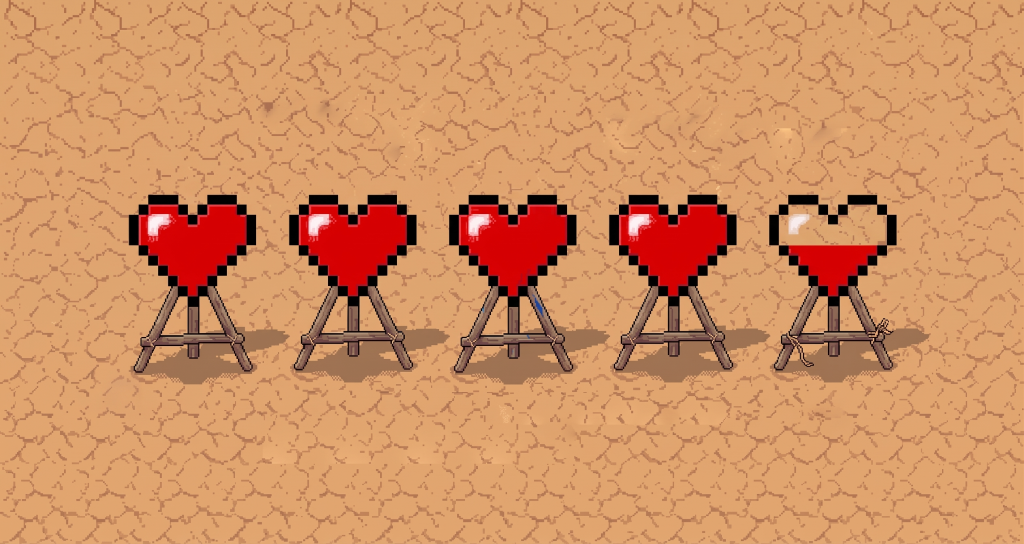
#> input picture assets-factory/raw_maps/5HEARTSPLAYA.png, 1024 x 544 px
$ python fix_map.py raw_maps
#> lines starting #> are read from the running program, lines starting #| are printed output that depends on the picture
### assets-factory/utils.py
"""Shared constants and helpers for pixel-fixer scripts."""

from __future__ import annotations

import sys
from datetime import datetime
from pathlib import Path

import numpy as np
from PIL import Image

# --------------------------------------------------------------------------
# Constants (no magic numbers in validation logic -- hard rule)
# --------------------------------------------------------------------------

GRID_SIZE = 32                       # RPG Maker XP tile size
OUTPUT_WIDTH = 256                   # forced output width (contract)
OUTPUT_COLUMNS = OUTPUT_WIDTH // GRID_SIZE  # 8 columns

# --character mode: literal target canvas size for an overworld character
# sheet (4x4 grid of 32x48 walk-cycle frames) -- exact number, not "a
# multiple of X", same class of contract as OUTPUT_WIDTH above.
CHARACTER_WIDTH = 128
CHARACTER_HEIGHT = 192

# Separator row color: pure cyan at full opacity. Chosen because it's the
# RGB-complementary opposite of the magenta chroma-key color, so it can never
# be confused with either real art or magenta spill.
SEPARATOR_COLOR = (0, 255, 255)

OUTPUTS_MAP_DIR = Path("outputs_map")
OUTPUTS_TILESET_DIR = Path("outputs_tileset")
OUTPUTS_DIFF_DIR = Path("outputs_diff")
OUTPUTS_CHARACTER_DIR = Path("outputs_character")


def timestamp_filename(suffix: str = ".png") -> str:
    """Return a filesystem-safe timestamp string for output filenames."""
    return f"{datetime.now().strftime('%Y%m%d_%H%M%S')}{suffix}"


def default_output_path(outputs_dir: Path) -> Path:
    """Return <outputs_dir>/<timestamp>.png, creating outputs_dir if needed."""
    outputs_dir.mkdir(parents=True, exist_ok=True)
    return outputs_dir / timestamp_filename()


# [5 lines left out: function default_diff_output_dir, not called in this run]


def build_separator_row() -> np.ndarray:
    """One full-256px-wide, one-grid-row-tall (32px) band in SEPARATOR_COLOR
    at full opacity."""
    row = np.zeros((GRID_SIZE, OUTPUT_WIDTH, 4), dtype=np.uint8)
    row[..., 0] = SEPARATOR_COLOR[0]
    row[..., 1] = SEPARATOR_COLOR[1]
    row[..., 2] = SEPARATOR_COLOR[2]
    row[..., 3] = 255
    return row


def load_image(input_path: Path, label: str) -> Image.Image:
    """Load an image as RGBA, exiting with code 2 on failure."""
    try:
        return Image.open(input_path).convert("RGBA")
    except (FileNotFoundError, Image.UnidentifiedImageError):
        print(f"{label}: input file not found or not a valid image: {input_path}", file=sys.stderr)
        sys.exit(2)


def atomic_write_png(canvas: np.ndarray, output_path: Path) -> None:
    """Write an RGBA numpy array to output_path atomically via a .tmp file."""
    out_tmp = output_path.with_suffix(output_path.suffix + ".tmp")
    Image.fromarray(canvas, "RGBA").save(out_tmp, format="PNG")
    out_tmp.replace(output_path)

### assets-factory/fix_map.py
#!/usr/bin/env python3
"""fix_map.py -- slice-and-stack a fully-composited map image into an
RPG-Maker-XP-importable tileset sheet (exactly 256px wide, 32px-multiple tall).

Usage:
    python fix_map.py input.png [output.png]
    python fix_map.py input_folder/ [output.png]

Default output: outputs_map/<timestamp>.png

No chroma-key, no segmentation. By default, pure crop-and-reassemble at 1:1
scale; optionally rescale from a different input grid size to 32px tiles via
nearest-neighbor. Slices the source into 256px-wide vertical strips left to
right, then stacks them top to bottom with cyan separator rows between strips.

When the input is a folder, every image inside it (sorted by name) is
processed the same way and all resulting 8-column (256px-wide) parts are
concatenated top to bottom, with cyan separator rows between images, into a
single output sheet.
"""

from __future__ import annotations

import argparse
import math
import shutil
import sys
from pathlib import Path

import numpy as np
from PIL import Image

from utils import (
    GRID_SIZE,
    OUTPUT_WIDTH,
    OUTPUTS_MAP_DIR,
    atomic_write_png,
    build_separator_row,
    default_output_path,
    load_image,
)


def compute_padded_height(h: int) -> int:
    """Return the smallest multiple of GRID_SIZE >= h (pad, never crop)."""
    return math.ceil(h / GRID_SIZE) * GRID_SIZE


def pad_canvas_height(rgba: np.ndarray, target_h: int) -> np.ndarray:
    """Pad rgba's bottom edge with transparent margin up to target_h rows."""
    h, w = rgba.shape[:2]
    if h == target_h:
        return rgba
    canvas = np.zeros((target_h, w, 4), dtype=np.uint8)
    canvas[:h, :] = rgba
    return canvas


def slice_into_strips(rgba: np.ndarray) -> list[np.ndarray]:
    """Slice rgba into OUTPUT_WIDTH-wide vertical strips, left to right."""
    h, w = rgba.shape[:2]
    strips = []
    x = 0
    while x < w:
        raw_strip = rgba[:, x : x + OUTPUT_WIDTH]
        strip_w = raw_strip.shape[1]
        if strip_w < OUTPUT_WIDTH:
            padded_strip = np.zeros((h, OUTPUT_WIDTH, 4), dtype=np.uint8)
            padded_strip[:, :strip_w] = raw_strip
            raw_strip = padded_strip
        strips.append(raw_strip)
        x += OUTPUT_WIDTH
    return strips


def stack_strips_with_separators(strips: list[np.ndarray]) -> np.ndarray:
    """Stack strips vertically with separator rows between consecutive strips."""
    if len(strips) == 1:
        return strips[0]
    separator = build_separator_row()
    parts: list[np.ndarray] = []
    for i, strip in enumerate(strips):
        if i > 0:
            parts.append(separator)
        parts.append(strip)
    return np.concatenate(parts, axis=0)


IMAGE_EXTENSIONS = {".png", ".jpg", ".jpeg", ".webp", ".bmp"}


def build_sheet(rgba: np.ndarray) -> np.ndarray:
    """Pad, slice into 256px strips and stack them into one 256px-wide sheet."""
    padded = pad_canvas_height(rgba, compute_padded_height(rgba.shape[0]))
    strips = slice_into_strips(padded)
    return stack_strips_with_separators(strips)


def scale_to_output_grid(source_image: Image.Image, input_grid_size: int) -> Image.Image:
    """Scale source_image so input_grid_size maps to GRID_SIZE using nearest-neighbor."""
    if input_grid_size == GRID_SIZE:
        return source_image

    scale = GRID_SIZE / input_grid_size
    w, h = source_image.size
    new_w = round(w * scale)
    new_h = round(h * scale)
    return source_image.resize((new_w, new_h), Image.NEAREST)


# [61 lines left out: function run, not called in this run]


def run_folder(input_dir: Path, output_path: Path, input_grid_size: int = GRID_SIZE) -> None:
    """Apply the fix_map operation to every image in input_dir and concatenate
    all resulting 256px-wide (8-column) sheets top to bottom into one output."""
    image_paths = sorted(
        p for p in input_dir.iterdir() if p.is_file() and p.suffix.lower() in IMAGE_EXTENSIONS
    )
    if not image_paths:
        print(f"fix_map: no images found in folder: {input_dir}", file=sys.stderr)
        sys.exit(2)

    sheets: list[np.ndarray] = []
    for image_path in image_paths:
        source_image = load_image(image_path, "fix_map")
        source_image = scale_to_output_grid(source_image, input_grid_size)
        sheet = build_sheet(np.array(source_image))
        sheets.append(sheet)
        print(
            f"fix_map: {image_path.name} -> {sheet.shape[1]}x{sheet.shape[0]}"
        )

    canvas = stack_strips_with_separators(sheets)

    assert canvas.shape[1] == OUTPUT_WIDTH, f"combined width={canvas.shape[1]}, expected {OUTPUT_WIDTH}"
    assert canvas.shape[0] % GRID_SIZE == 0, f"combined height={canvas.shape[0]} not a {GRID_SIZE}px multiple"

    atomic_write_png(canvas, output_path)
    print(
        f"fix_map: concatenated {len(sheets)} image(s) from {input_dir} with "
        f"{len(sheets) - 1} separator row(s) -> {canvas.shape[1]}x{canvas.shape[0]} "
        f"-> {output_path}"
    )


def main() -> None:
    parser = argparse.ArgumentParser(description=__doc__)
    parser.add_argument(
        "input",
        type=Path,
        help="Input PNG (fully-composited map image) or a folder of images to concatenate",
    )
    parser.add_argument(
        "output",
        nargs="?",
        type=Path,
        default=None,
        help="Output PNG (default: outputs_map/<timestamp>.png)",
    )
    parser.add_argument(
        "--input-grid-size",
        type=int,
        default=GRID_SIZE,
        help=f"Grid/tile size in the input image in px (default: {GRID_SIZE}; no scaling)",
    )
    args = parser.parse_args()

    output_path = args.output or default_output_path(OUTPUTS_MAP_DIR)
    if args.input.is_dir():
        run_folder(args.input, output_path, input_grid_size=args.input_grid_size)
#> the loop in slice_into_strips, `while x < w:` made 4 passes
#> pass 1, in slice_into_strips, `raw_strip = rgba[:, x : x + OUTPUT_WIDTH]`:
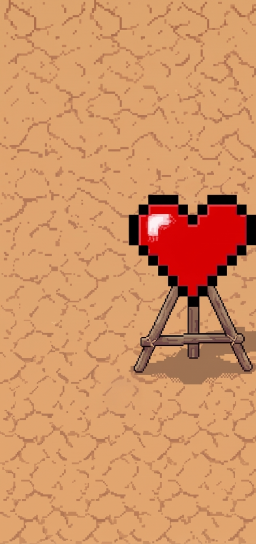
#> raw_strip: shape (544, 256, 4); mean R, G, B, A 210.5, 147.2, 100.8, 255
#> pass 2, in slice_into_strips, `raw_strip = rgba[:, x : x + OUTPUT_WIDTH]`:
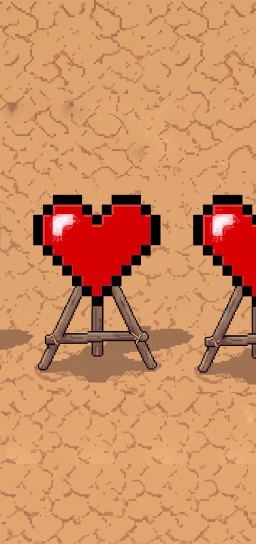
#> raw_strip: shape (544, 256, 4); mean R, G, B, A 206.6, 141.5, 97.3, 255
#> pass 3, in slice_into_strips, `raw_strip = rgba[:, x : x + OUTPUT_WIDTH]`:
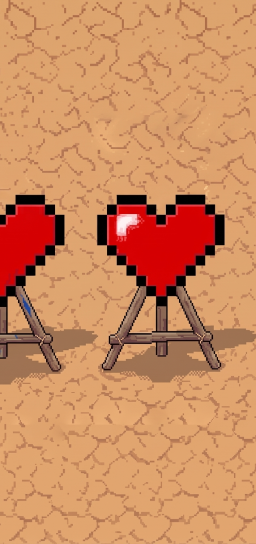
#> raw_strip: shape (544, 256, 4); mean R, G, B, A 205.6, 140.1, 96.2, 255
#> after the loop in slice_into_strips, `while x < w:`: strips = 4 items; x = 1024
#> in build_sheet, `strips = slice_into_strips(padded)`: strips = 4 items
#> the loop in stack_strips_with_separators, `for i, strip in enumerate(strips):` made 4 passes
#> after the loop in stack_strips_with_separators, `for i, strip in enumerate(strips):`: parts = 7 items
#> in stack_strips_with_separators, `return np.concatenate(parts, axis=0)`:
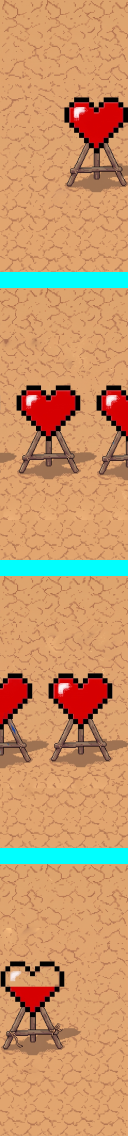
#> returned value: shape (2272, 256, 4) (shown at 1/2 size); mean of channels 0, 1, 2, 3 199.5, 149.5, 105.9, 255; drawn as R, G, B
#| fix_map: 5HEARTSPLAYA.png -> 256x2272
#| fix_map: concatenated 1 image(s) from raw_maps with 0 separator row(s) -> 256x2272 -> outputs_map/20261120_075725.png
    else:
        run(args.input, output_path, input_grid_size=args.input_grid_size)


if __name__ == "__main__":
    main()
